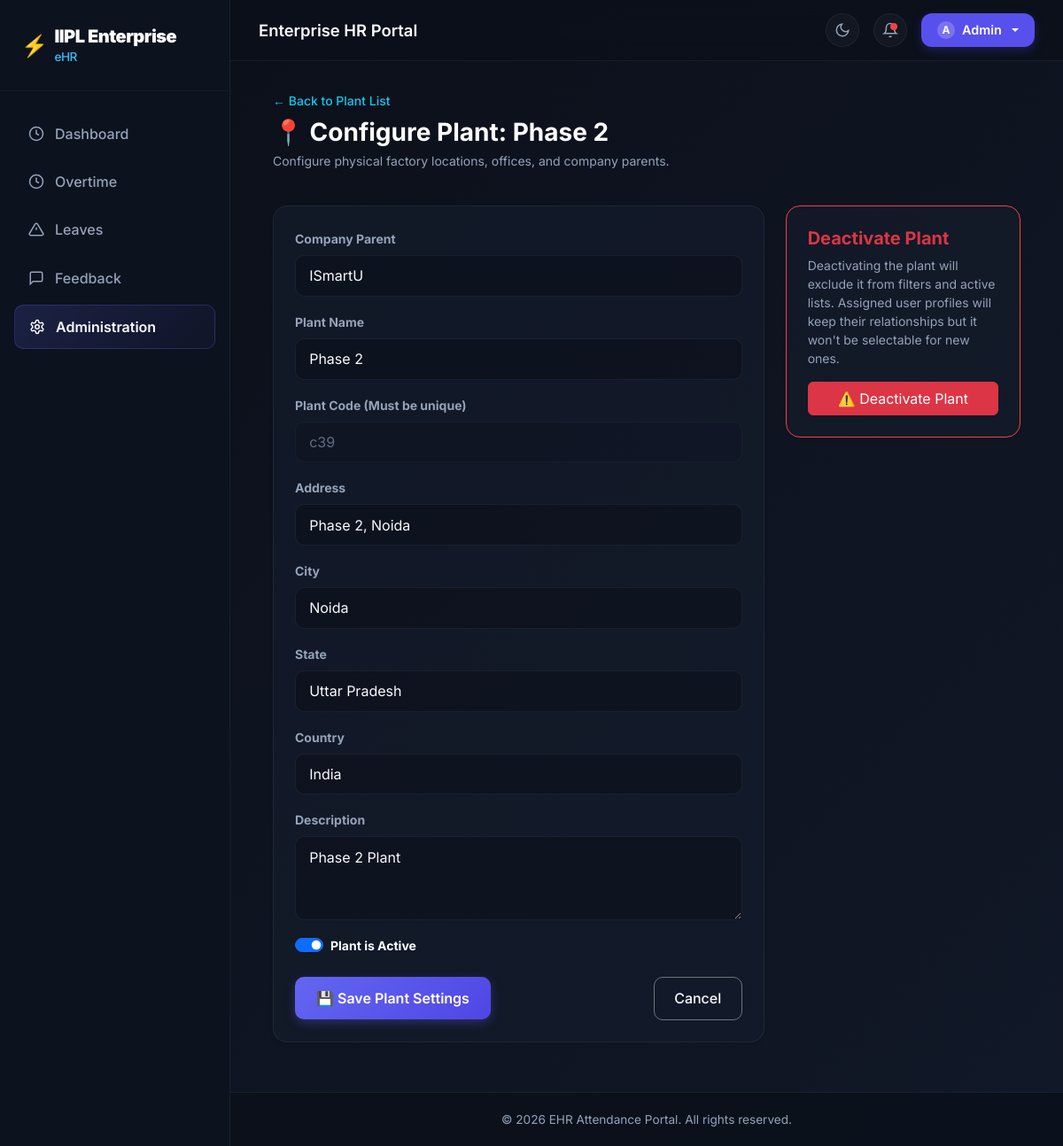
Screenshot of /admin-portal/plants/2/edit/ (signed in) with the database file from the repository.
### attendance/models.py (models this page shows, shortened)
class Plant(models.Model):
    company = models.ForeignKey(Company, on_delete=models.CASCADE, related_name="plants")
    name = models.CharField(max_length=100)
    code = models.CharField(max_length=50, unique=True)
    address = models.CharField(max_length=255, blank=True, null=True)
    city = models.CharField(max_length=100, blank=True, null=True)
    state = models.CharField(max_length=100, blank=True, null=True)
    country = models.CharField(max_length=100, blank=True, null=True)
    description = models.TextField(blank=True, null=True)
    is_active = models.BooleanField(default=True)

class Company(models.Model):
    name = models.CharField(max_length=100)
    code = models.CharField(max_length=50, unique=True)
    description = models.TextField(blank=True, null=True)
    is_active = models.BooleanField(default=True)

### attendance/views_admin.py (the view, shortened to what this page needs)
# urls.py: path("admin-portal/plants/<int:plant_id>/edit/", views_admin.admin_plant_edit, name="admin_plant_edit"),
@admin_permission_required("role.manage")
def admin_plant_edit(request, plant_id):
    plant = get_object_or_404(Plant, id=plant_id)
    companies = Company.objects.filter(is_active=True).order_by("name")
    return render(request, "attendance/admin/plant_form.html", {"active_tab": "admin", "plant": plant, "companies": companies, "is_create": False})

### attendance/views_admin.py (called while the page is built, shortened)
def admin_permission_required(perm_code=None):
    def decorator(view_func):
        @wraps(view_func)
        def _wrapped_view(request, *args, **kwargs):
            if not request.user.is_authenticated:
                return redirect("login")
            if request.user.is_superuser:
                return view_func(request, *args, **kwargs)
        return _wrapped_view
    return decorator

### attendance/templates/attendance/admin/plant_form.html (shortened to what this page needs)
{% extends 'attendance/base.html' %}
{% block content %}
<div class="row fade-in-el mb-4">
    <div class="col-12">
        <a href="{% url 'admin_plants' %}" class="text-info text-decoration-none small fw-medium">&larr; Back to Plant List</a>
        <h3 class="fw-bold text-white mt-2 mb-1">{% if is_create %}📍 Create Plant / Location{% else %}📍 Configure Plant: {{ plant.name }}{% endif %}</h3>
        <p class="text-muted small">Configure physical factory locations, offices, and company parents.</p>
    </div>
</div>
<div class="row fade-in-el">
    <div class="col-lg-8 mb-4">
        <div class="card bg-dark border-secondary p-4 shadow-sm" style="background: var(--card-bg) !important; border: 1px solid var(--card-border) !important; border-radius: 16px;">
            <form method="POST">
                <div class="mb-3">
                    <label for="company" class="form-label text-muted small fw-bold">Company Parent</label>
                    <select id="company" name="company" class="form-select form-control-custom" required>
                        {% for comp in companies %}
                        <option value="{{ comp.code }}" {% if not is_create and plant.company.code == comp.code %}selected{% endif %}>{{ comp.name }}</option>
                        {% endfor %}
                    </select>
                </div>
                <div class="mb-3">
                    <label for="name" class="form-label text-muted small fw-bold">Plant Name</label>
                    <input type="text" id="name" name="name" class="form-control form-control-custom"
                           placeholder="e.g., Sector 63" value="{{ plant.name|default:'' }}" required>
                </div>
                <div class="mb-3">
                    <label for="code" class="form-label text-muted small fw-bold">Plant Code (Must be unique)</label>
                    <input type="text" id="code" name="code" class="form-control form-control-custom"
                           placeholder="e.g., s63" value="{{ plant.code|default:'' }}"
                           {% if not is_create %}readonly style="opacity: 0.6; cursor: not-allowed;"{% endif %} required>
                </div>
                <div class="mb-3">
                    <label for="address" class="form-label text-muted small fw-bold">Address</label>
                    <input type="text" id="address" name="address" class="form-control form-control-custom"
                           placeholder="e.g., Block A, Sector 63" value="{{ plant.address|default:'' }}">
                </div>
                <div class="mb-3">
                    <label for="city" class="form-label text-muted small fw-bold">City</label>
                    <input type="text" id="city" name="city" class="form-control form-control-custom"
                           placeholder="e.g., Noida" value="{{ plant.city|default:'' }}">
                </div>
                <div class="mb-3">
                    <label for="state" class="form-label text-muted small fw-bold">State</label>
                    <input type="text" id="state" name="state" class="form-control form-control-custom"
                           placeholder="e.g., Uttar Pradesh" value="{{ plant.state|default:'' }}">
                </div>
                <div class="mb-3">
                    <label for="country" class="form-label text-muted small fw-bold">Country</label>
                    <input type="text" id="country" name="country" class="form-control form-control-custom"
                           placeholder="e.g., India" value="{{ plant.country|default:'' }}">
                </div>
                <div class="mb-3">
                    <label for="description" class="form-label text-muted small fw-bold">Description</label>
                    <textarea id="description" name="description" class="form-control form-control-custom" rows="3"
                              placeholder="Brief description...">{{ plant.description|default:'' }}</textarea>
                </div>
                {% if not is_create %}
                <div class="mb-4">
                    <div class="form-check form-switch">
                        <input class="form-check-input" type="checkbox" role="switch" id="is_active" name="is_active" {% if plant.is_active %}checked{% endif %}>
                        <label class="form-check-label text-white small fw-bold" for="is_active">Plant is Active</label>
                    </div>
                </div>
                {% endif %}
                <div class="mt-4 d-flex justify-content-between align-items-center">
                    <button type="submit" class="btn btn-accent px-4" style="background-color: var(--primary-accent); border: none; color: #fff;">
                        💾 Save Plant Settings
                    </button>
                    <a href="{% url 'admin_plants' %}" class="btn btn-outline-custom text-white border-secondary">Cancel</a>
                </div>
            </form>
        </div>
    </div>
    {% if not is_create %}
    <div class="col-lg-4 mb-4">
        {% if plant.is_active %}
        <div class="card bg-dark border-danger p-4 shadow-sm" style="background: var(--card-bg) !important; border: 1px solid var(--danger-color) !important; border-radius: 16px;">
            <h5 class="fw-bold text-danger mb-2">Deactivate Plant</h5>
            <p class="text-muted small">Deactivating the plant will exclude it from filters and active lists. Assigned user profiles will keep their relationships but it won't be selectable for new ones.</p>
            <form method="POST">
                <button type="submit" class="btn btn-danger w-100 py-2.5 small"
                        onclick="return confirm('Are you sure you want to deactivate this plant?');">
                    ⚠️ Deactivate Plant
                </button>
            </form>
        </div>
        {% endif %}
    </div>
    {% endif %}
</div>
{% endblock %}

### attendance/templates/attendance/base.html (shortened to what this page needs)
{% load rbac_tags %}
<!DOCTYPE html>
<html lang="en">
<head>
    <link href="https://cdn.jsdelivr.net/npm/bootstrap@5.3.3/dist/css/bootstrap.min.css" rel="stylesheet">
    <link rel="stylesheet" href="https://cdn.jsdelivr.net/npm/bootstrap-icons@1.11.3/font/bootstrap-icons.min.css">
</head>
<body>
    {% if user.is_authenticated %}
    <div class="portal-wrapper">
        <aside class="sidebar-container d-none d-lg-flex">
            <div class="sidebar-header">
                <a href="/" class="sidebar-brand d-flex align-items-center gap-2">
                    <span class="fs-4 text-white">⚡</span>
                    <div>
                        <strong class="text-white">IIPL Enterprise</strong>
                        <span>eHR</span>
                    </div>
                </a>
            </div>
            <nav class="sidebar-menu">
                <a href="/?tab=dashboard"
                    class="sidebar-link {% if active_tab == 'dashboard' or not active_tab %}active{% endif %}">
                    <svg width="18" height="18" fill="none" stroke="currentColor" stroke-width="2" viewBox="0 0 24 24">
                        <circle cx="12" cy="12" r="10" />
                        <path d="M12 6v6l4 2" />
                    </svg>
                    Dashboard
                </a>
                <a href="{% url 'overtime' %}"
                    class="sidebar-link {% if request.resolver_match.url_name == 'overtime' %}active{% endif %}">
                    <svg width="18" height="18" fill="none" stroke="currentColor" stroke-width="2" viewBox="0 0 24 24">
                        <circle cx="12" cy="12" r="10" />
                        <polyline points="12 6 12 12 16 14" />
                    </svg>
                    Overtime
                </a>
                <a href="{% url 'leaves' %}"
                    class="sidebar-link {% if request.resolver_match.url_name == 'leaves' or active_tab == 'leaves' %}active{% endif %}">
                    <svg width="18" height="18" fill="none" stroke="currentColor" stroke-width="2" viewBox="0 0 24 24">
                        <path
                            d="M10.29 3.86L1.82 18a2 2 0 0 0 1.71 3h16.94a2 2 0 0 0 1.71-3L13.71 3.86a2 2 0 0 0-3.42 0z" />
                        <line x1="12" y1="9" x2="12" y2="13" />
                        <line x1="12" y1="17" x2="12.01" y2="17" />
                    </svg>
                    Leaves
                </a>
                <a href="{% url 'feedback' %}"
                    class="sidebar-link {% if request.resolver_match.url_name == 'feedback' %}active{% endif %}">
                    <svg width="18" height="18" fill="none" stroke="currentColor" stroke-width="2" viewBox="0 0 24 24">
                        <path d="M21 15a2 2 0 0 1-2 2H7l-4 4V5a2 2 0 0 1 2-2h14a2 2 0 0 1 2 2z"/>
                    </svg>
                    Feedback
                </a>
                {% if user.is_superuser or user|has_permission:"role.manage" or user|has_permission:"section.manage" or user|has_permission:"user.manage" %}
                <a href="{% url 'admin_dashboard' %}"
                    class="sidebar-link {% if active_tab == 'admin' %}active{% endif %}">
                    Administration
                </a>
                {% endif %}
            </nav>
        </aside>
        <main class="content-section">
            <header class="top-navbar">
                <div class="d-flex align-items-center gap-3">
                    <h2 class="top-navbar-title">Enterprise HR Portal</h2>
                </div>
                <div class="top-navbar-actions">
                    <div class="notification-btn" id="themeToggleBtn" onclick="toggleTheme()" title="Toggle Theme">
                        <svg width="18" height="18" fill="none" stroke="currentColor" stroke-width="2"
                            viewBox="0 0 24 24" id="themeIcon">
                            <path d="M21 12.79A9 9 0 1 1 11.21 3 7 7 0 0 0 21 12.79z"></path>
                        </svg>
                    </div>
                    <div class="notification-btn">
                        <svg width="18" height="18" fill="none" stroke="currentColor" stroke-width="2"
                            viewBox="0 0 24 24">
                            <path d="M18 8A6 6 0 0 0 6 8c0 7-3 9-3 9h18s-3-2-3-9" />
                            <path d="M13.73 21a2 2 0 0 1-3.46 0" />
                        </svg>
                        <span class="notification-badge"></span>
                    </div>
                    <div class="dropdown">
                        <button class="profile-dropdown-btn dropdown-toggle" type="button" id="userProfileDropdown"
                            data-bs-toggle="dropdown" aria-expanded="false">
                            <span class="profile-avatar-sm">
                                {{ user.username|slice:":1"|upper }}
                            </span>
                            <span class="profile-username-text">{{ user.username }}</span>
                        </button>
                    </div>
                </div>
            </header>
            <div class="container-fluid main-container fade-in-el px-lg-4 px-xl-5">
                {% block content %}{% endblock %}
            </div>
            <footer class="text-center mt-auto">
                <div class="container">
                    <p class="mb-0">&copy; 2026 EHR Attendance Portal. All rights reserved.</p>
                </div>
            </footer>
        </main>
    </div>
    {% endif %}
</body>
</html>

### rows the page displays
Plant: name "Phase 2", company "ISmartU", code "c39", address "Phase 2, Noida", city "Noida", state "Uttar Pradesh", country "India", description "Phase 2 Plant", is_active "☑"

### other values shown
{{ user.username|slice:":1"|upper }} "A"
{{ user.username }} "Admin"
